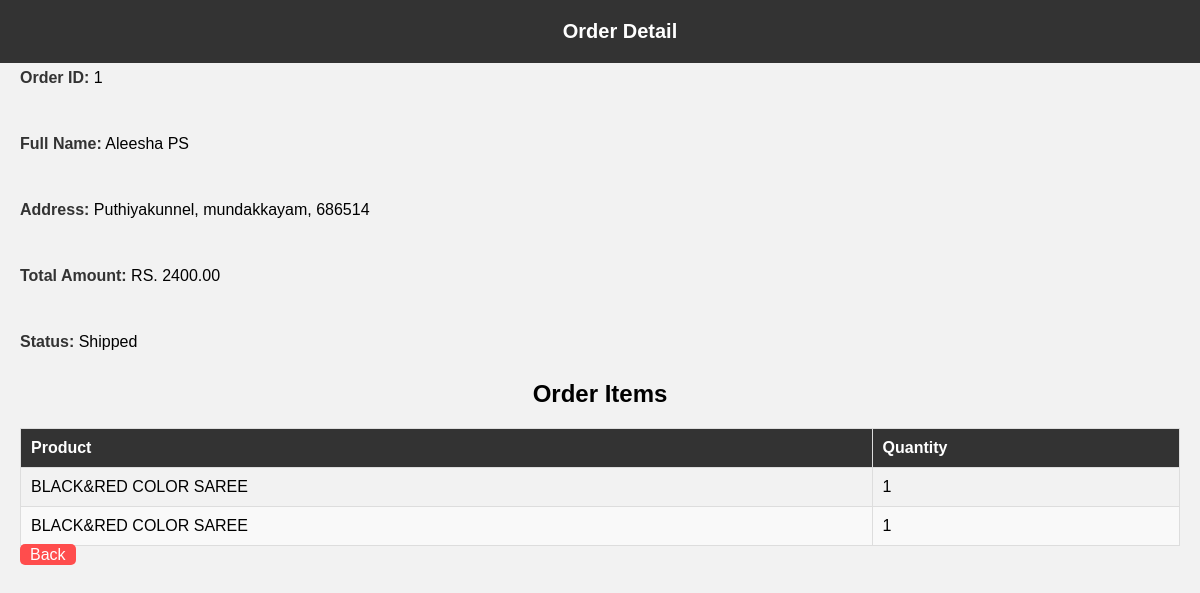
The app's page /adminordersiteam/1/ (signed in) with its own data.
### saree/models.py (models this page shows, shortened)
class Order(models.Model):
    STATUS_CHOICES = [
        ('processing', 'Processing'),
        ('out_for_delivery', 'Out for Delivery'),
        ('shipped', 'Shipped'),
        ('delivered', 'Delivered'),
        ('canceled', 'Canceled'),
    ]
    user = models.ForeignKey(User, on_delete=models.CASCADE, default=False)
    fullname = models.CharField(max_length=255)
    address = models.CharField(max_length=255)
    city = models.CharField(max_length=100)
    postal_code = models.CharField(max_length=10)
    phone_number= models.CharField(max_length=13,default='')
    total_amount = models.DecimalField(max_digits=10, decimal_places=2)
    status = models.CharField(max_length=20, choices=STATUS_CHOICES, default='processing')
    created_at = models.DateTimeField(auto_now_add=True)

class OrderItem(models.Model):
    order = models.ForeignKey(Order, related_name='items', on_delete=models.CASCADE)
    product = models.ForeignKey(Product, on_delete=models.CASCADE)
    quantity = models.PositiveIntegerField()

class Product(models.Model):
    name = models.CharField(max_length=255, unique=True)
    description = models.TextField()
    price = models.DecimalField(max_digits=10, decimal_places=2)
    image = models.ImageField(upload_to='productimages/')
    is_active = models.BooleanField(default=True)
    quantity = models.IntegerField(default=0)
    reorderlevel = models.IntegerField(default=0)
    category = models.CharField(max_length=100, default='Uncategorized')
    created_at = models.DateTimeField(auto_now_add=True)

### saree/views.py (the view)
# urls.py: path('adminordersiteam/<int:order_id>/', views.order_detail_view, name='order_detail'),
@login_required
def order_detail_view(request, order_id):
    order = Order.objects.get(id=order_id)
    items = order.items.all()
    context = {'order': order, 'items': items}
    return render(request, 'order_detail.html', context)

### saree/templates/order_detail.html (shortened to what this page needs)
<!DOCTYPE html>
<html lang="en">
<head>
</head>
<body>
    <nav>
    <div class="header">
        <a href="#" class="#">Order Detail</a>
      </div>
    </nav>
    {% if request.user.is_superuser %}
    <p><strong>Order ID:</strong> {{ order.id }}</p>
    {% endif %}
    <p><strong>Full Name:</strong> {{ order.fullname }}</p>
    <p><strong>Address:</strong> {{ order.address }}, {{ order.city }}, {{ order.postal_code }}</p>
    <p><strong>Total Amount:</strong> RS. {{ order.total_amount }}</p>
    <p><strong>Status:</strong> {{ order.get_status_display }}</p>
    <h2>Order Items</h2>
    <table border="1">
        <thead>
            <tr>
                <th>Product</th>
                <th>Quantity</th>
            </tr>
        </thead>
        <tbody>
            {% for item in items %}
            <tr>
                <td>{{ item.product.name }}</td>
                <td>{{ item.quantity }}</td>
            </tr>
            {% endfor %}
        </tbody>
    </table>
    <a href="{% url 'index' %}" class="delete-btn" style="margin-top: 20px;">Back</a>
</body>
</html>

### saree/templates/order_detail.html (style rules this page uses)
body { font-family: Arial, sans-serif; background-color: #f2f2f2; margin: 0; padding: 20px; }
h2 { margin-top: 30px; text-align: center; font-weight: bold; }
table { width: 100%; border-collapse: collapse; margin-top: 20px; }
th, td { padding: 10px; text-align: left; border: 1px solid #ddd; }
thead { background-color: #333; color: #fff; }
tbody tr:nth-child(even) { background-color: #f9f9f9; }
p { margin-top: 50px; line-height: 1; }
strong { font-weight: bold; color: #333; }
nav .header { position: fixed; top: 0; left: 0; width: 100%; background-color: #333; color: #fff; padding: 20px 20px; text-align: center; margin-bottom: 20px; }
nav .header a { color: #fff; text-decoration: none; font-weight: bold; font-size: 20px; }
.delete-btn { padding: 2px 10px; background-color: #ff4d4d; color: #fff; text-decoration: none; border-radius: 5px; margin-left: auto; }

### records on screen
Order: id "1", fullname "Aleesha PS", address "Puthiyakunnel", city "mundakkayam", postal_code "686514", total_amount "2400.00", status "Shipped"
OrderItem: product.name "BLACK&RED COLOR SAREE", quantity "1"
OrderItem: product.name "BLACK&RED COLOR SAREE", quantity "1"
